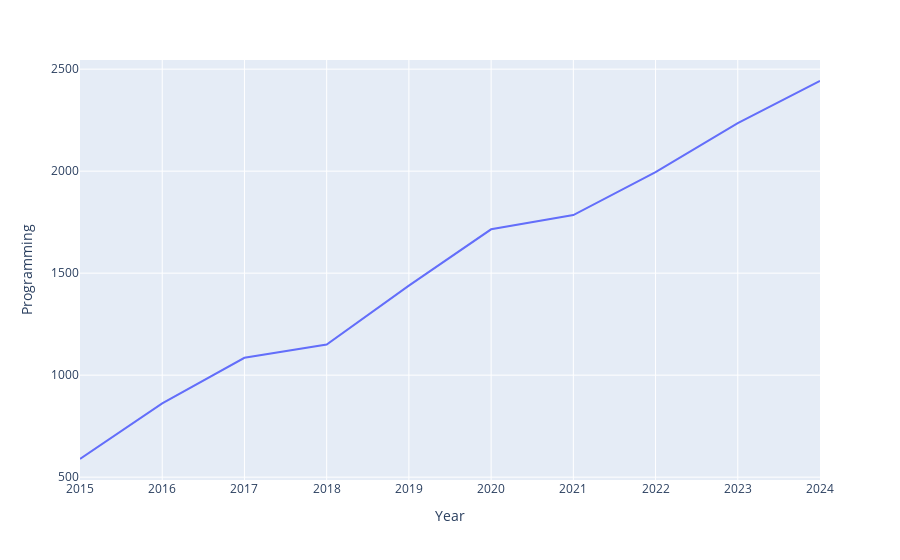

The cell this chart's notebook holds for it:
### Markdown cell above
# **_16.10 Lineplot with plotly_**

### Code cell
enrollment = pd.read_csv('enrollment_data.csv')

fig = px.line(enrollment , x = 'Year' , y = 'Programming')

fig.show()

### Figure 1 — Plotly figure (JSON) as saved in the notebook; plotly's stock layout.template omitted (floating-point values rounded to 4 significant figures)
{"data": [{"hovertemplate": "Year=%{x}<br>Programming=%{y}<extra></extra>", "legendgroup": "", "line": {"color": "#636efa", "dash": "solid"}, "marker": {"symbol": "circle"}, "mode": "lines", "name": "", "orientation": "v", "showlegend": false, "x": [2015, 2016, 2017, 2018, 2019, 2020, 2021, 2022, 2023, 2024], "xaxis": "x", "y": [589, 862, 1085, 1150, 1439, 1715, 1785, 1995, 2236, 2442], "yaxis": "y", "type": "scatter"}], "layout": {"xaxis": {"anchor": "y", "domain": [0.0, 1.0], "title": {"text": "Year"}}, "yaxis": {"anchor": "x", "domain": [0.0, 1.0], "title": {"text": "Programming"}}, "legend": {"tracegroupgap": 0}, "margin": {"t": 60}}}
